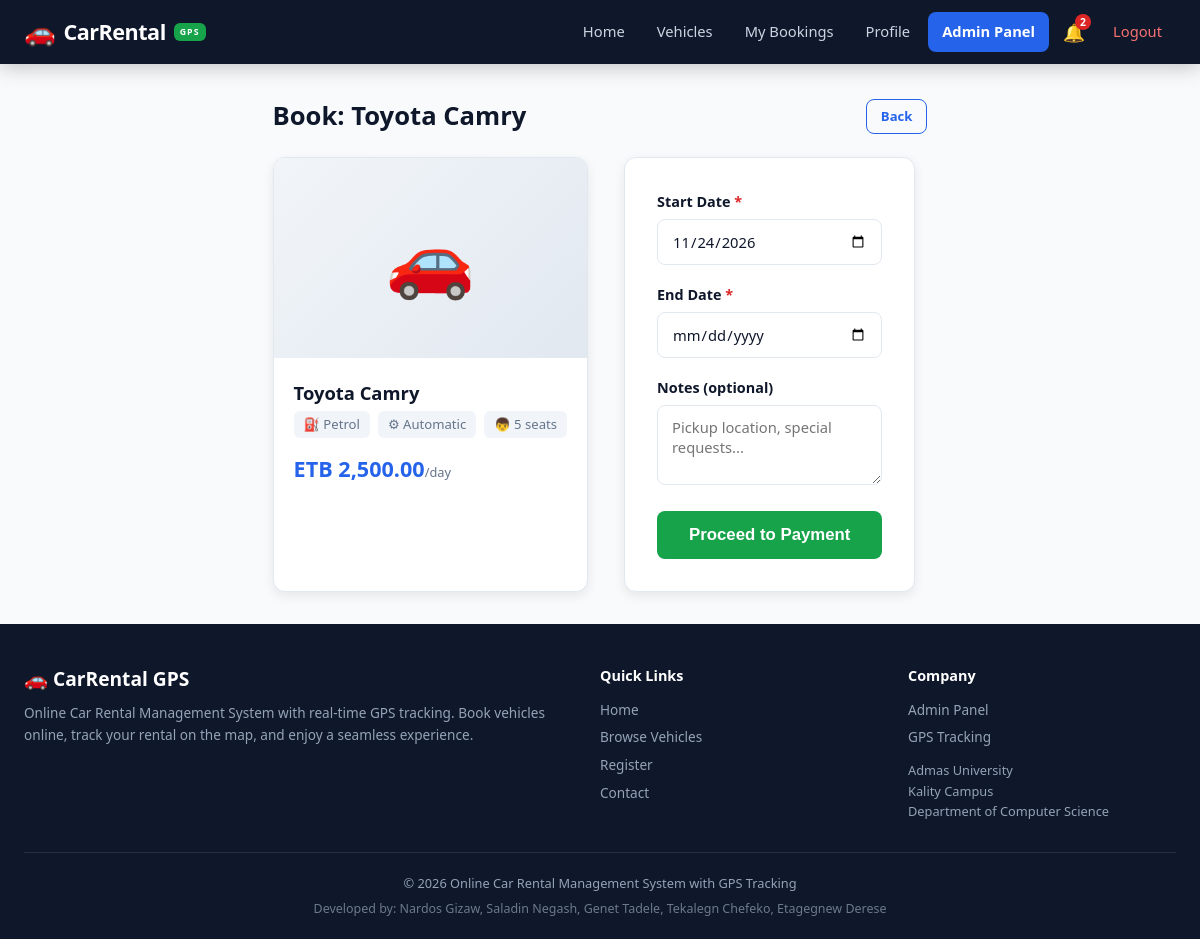
Page /book.php?car_id=1 (signed in) on the committed database.
### tables this page shows
CREATE TABLE IF NOT EXISTS cars (
    id             INT AUTO_INCREMENT PRIMARY KEY,
    name           VARCHAR(100)  NOT NULL,
    brand          VARCHAR(50)   DEFAULT NULL,
    type           ENUM('Sedan','SUV','Hatchback','Pickup','Van','Luxury','Electric') DEFAULT 'Sedan',
    fuel_type      ENUM('Petrol','Diesel','Hybrid','Electric') DEFAULT 'Petrol',
    transmission   ENUM('Manual','Automatic') DEFAULT 'Automatic',
    seats          INT            DEFAULT 5,
    doors          INT            DEFAULT 4,
    luggage        INT            DEFAULT 2,
    air_conditioning TINYINT(1)   DEFAULT 1,
    bluetooth      TINYINT(1)     DEFAULT 1,
    price_per_day  DECIMAL(10,2)  NOT NULL,
    image          VARCHAR(255)   DEFAULT NULL,
    description    TEXT           DEFAULT NULL,
    status         ENUM('available','rented','under_repair','unavailable') DEFAULT 'available',
    featured       TINYINT(1)     DEFAULT 0,
    created_at     TIMESTAMP      DEFAULT CURRENT_TIMESTAMP,
    updated_at     TIMESTAMP      DEFAULT CURRENT_TIMESTAMP ON UPDATE CURRENT_TIMESTAMP
);

### config/database.php (called while the page is built, shortened)
<?php
function db() {
    static $pdo = null;
    if ($pdo === null) {
        try {
            $dsn = 'mysql:host=' . DB_HOST . ';port=' . DB_PORT . ';dbname=' . DB_NAME . ';charset=utf8mb4';
            $pdo = new PDO($dsn, DB_USER, DB_PASS, [
                PDO::ATTR_ERRMODE            => PDO::ERRMODE_EXCEPTION,
                PDO::ATTR_DEFAULT_FETCH_MODE => PDO::FETCH_ASSOC,
                PDO::ATTR_EMULATE_PREPARES   => false,
            ]);
        } catch (PDOException $e) {
            die('Database connection failed: ' . $e->getMessage());
        }
    }
    return $pdo;
}

### includes/functions.php (called while the page is built, shortened)
<?php
function e(string $str): string {
    return htmlspecialchars($str, ENT_QUOTES, 'UTF-8');
}
function money($amount): string {
    return 'ETB ' . number_format((float)$amount, 2);
}
function carImageUrl(?string $image): string {
    return '';
}
function getCar(int $id): ?array {
    $stmt = db()->prepare('SELECT * FROM cars WHERE id = ?');
    $stmt->execute([$id]);
    return $stmt->fetch() ?: null;
}

### book.php (the view, shortened to what this page needs)
<?php
require_once __DIR__ . '/includes/functions.php';
$carId = (int)($_GET['car_id'] ?? 0);
$car   = getCar($carId);
$today = date('Y-m-d');
include __DIR__ . '/includes/header.php';
?>
<div class="section-header">
    <h2 class="page-title" style="margin-bottom:0;">Book: <?= e($car['name']) ?></h2>
    <a href="<?= APP_URL ?>/car_details.php?id=<?= $car['id'] ?>" class="btn btn-outline btn-sm">Back</a>
</div>
<div style="display:grid;grid-template-columns:1fr 1fr;gap:24px;max-width:800px;">
    <div class="car-card" style="margin:0;">
        <div class="car-card-img" style="height:200px;">
            <?php $imgUrl = carImageUrl($car['image']); ?>
            <?php if ($imgUrl): ?>
                <img src="<?= e($imgUrl) ?>" alt="<?= e($car['name']) ?>">
            <?php else: ?>
                &#128663;
            <?php endif; ?>
        </div>
        <div class="car-card-body">
            <h3><?= e($car['name']) ?></h3>
            <div class="car-meta">
                <span>&#9981; <?= e($car['fuel_type']) ?></span>
                <span>&#9881; <?= e($car['transmission']) ?></span>
                <span>&#128102; <?= $car['seats'] ?> seats</span>
            </div>
            <div class="car-price"><?= money($car['price_per_day']) ?><small>/day</small></div>
        </div>
    </div>
    <div class="form-card">
        <form method="POST" action="">
            <div class="form-group">
                <label>Start Date <span class="req">*</span></label>
                <input type="date" name="start_date" required min="<?= $today ?>" value="<?= e($_POST['start_date'] ?? $today) ?>">
            </div>
            <div class="form-group">
                <label>End Date <span class="req">*</span></label>
                <input type="date" name="end_date" required min="<?= $today ?>" value="<?= e($_POST['end_date'] ?? '') ?>">
            </div>
            <div class="form-group">
                <label>Notes (optional)</label>
                <textarea name="notes" rows="2" placeholder="Pickup location, special requests..."><?= e($_POST['notes'] ?? '') ?></textarea>
            </div>
            <button type="submit" class="btn btn-success btn-block btn-lg">Proceed to Payment</button>
        </form>
    </div>
</div>
<?php include __DIR__ . '/includes/footer.php'; ?>

### assets/css/style.css (style rules this page uses)
:root { --primary: #2563eb; --primary-lt: #3b82f6; --primary-dk: #1e40af; --accent: #f59e0b; --accent-dk: #d97706; --danger: #dc2626; --danger-lt: #fee2e2; --success: #16a34a; --success-lt: #dcfce7; --warning: #eab308; --warning-lt: #fef9c3; --dark: #0f172a; --dark2: #1e293b; --gray: #64748b; --gray-lt: #94a3b8; --light: #f1f5f9; --lighter: #f8fafc; --white: #ffffff; --radius: 12px; --radius-sm: 8px; --radius-lg: 20px; --shadow-sm: 0 1px 3px rgba(0,0,0,.08); --shadow: 0 4px 12px rgba(0,0,0,.08); --shadow-lg: 0 8px 24px rgba(0,0,0,.12); --shadow-xl: 0 16px 48px rgba(0,0,0,.16); --gradient: linear-gradient(135deg, #2563eb 0%, #1e40af 100%); --gradient-accent: linear-gradient(135deg, #f59e0b 0%, #d97706 100%); --transition: all .25s cubic-bezier(.4,0,.2,1); }
* { margin: 0; padding: 0; box-sizing: border-box; }
html { scroll-behavior: smooth; }
body { font-family: 'Segoe UI', -apple-system, BlinkMacSystemFont, Tahoma, sans-serif; background: var(--lighter); color: var(--dark); line-height: 1.6; min-height: 100vh; display: flex; flex-direction: column; }
a { text-decoration: none; color: var(--primary); transition: var(--transition); }
.page-title { font-size: 1.6rem; font-weight: 700; margin-bottom: 20px; color: var(--dark); }
.car-card { background: var(--white); border-radius: var(--radius); box-shadow: var(--shadow); overflow: hidden; transition: var(--transition); border: 1px solid #e2e8f0; }
.car-card-img { width: 100%; height: 200px; background: linear-gradient(135deg, #f1f5f9 0%, #e2e8f0 100%); display: flex; align-items: center; justify-content: center; font-size: 4.5rem; position: relative; overflow: hidden; }
.car-card-body { padding: 20px; }
.car-card-body h3 { font-size: 1.15rem; font-weight: 700; margin-bottom: 4px; color: var(--dark); }
.car-meta { display: flex; flex-wrap: wrap; gap: 8px; font-size: .82rem; color: var(--gray); margin-bottom: 14px; }
.car-meta span { background: var(--light); padding: 3px 10px; border-radius: 6px; font-weight: 500; }
.car-price { font-size: 1.35rem; font-weight: 800; color: var(--primary); }
.car-price small { font-size: .8rem; font-weight: 500; color: var(--gray); }
.btn { display: inline-flex; align-items: center; justify-content: center; gap: 6px; padding: 10px 22px; border: none; border-radius: var(--radius-sm); font-size: .92rem; font-weight: 600; cursor: pointer; transition: var(--transition); text-decoration: none; white-space: nowrap; }
.btn-success { background: var(--success); color: var(--white); }
.btn-outline { background: transparent; color: var(--primary); border: 1.5px solid var(--primary); }
.btn-sm { padding: 6px 14px; font-size: .82rem; }
.btn-block { width: 100%; }
.btn-lg { padding: 14px 32px; font-size: 1.05rem; }
.form-card { background: var(--white); border-radius: var(--radius); padding: 32px; box-shadow: var(--shadow); margin: 0 auto; border: 1px solid #e2e8f0; }
.form-group { margin-bottom: 18px; }
.form-group label { display: block; font-weight: 600; font-size: .9rem; margin-bottom: 6px; color: var(--dark); }
.form-group label .req { color: var(--danger); }
.form-group input, .form-group select, .form-group textarea { width: 100%; padding: 11px 14px; border: 1.5px solid #e2e8f0; border-radius: var(--radius-sm); font-size: .92rem; font-family: inherit; transition: var(--transition); background: var(--white); color: var(--dark); }
textarea { resize: vertical; min-height: 80px; }
.section-header { display: flex; justify-content: space-between; align-items: center; margin-bottom: 20px; }

### rows in the picture
cars: name "Toyota Camry", fuel_type "Petrol", transmission "Automatic", seats "5", price_per_day "ETB 2,500.00"

### other values in the picture
$unread "2"
